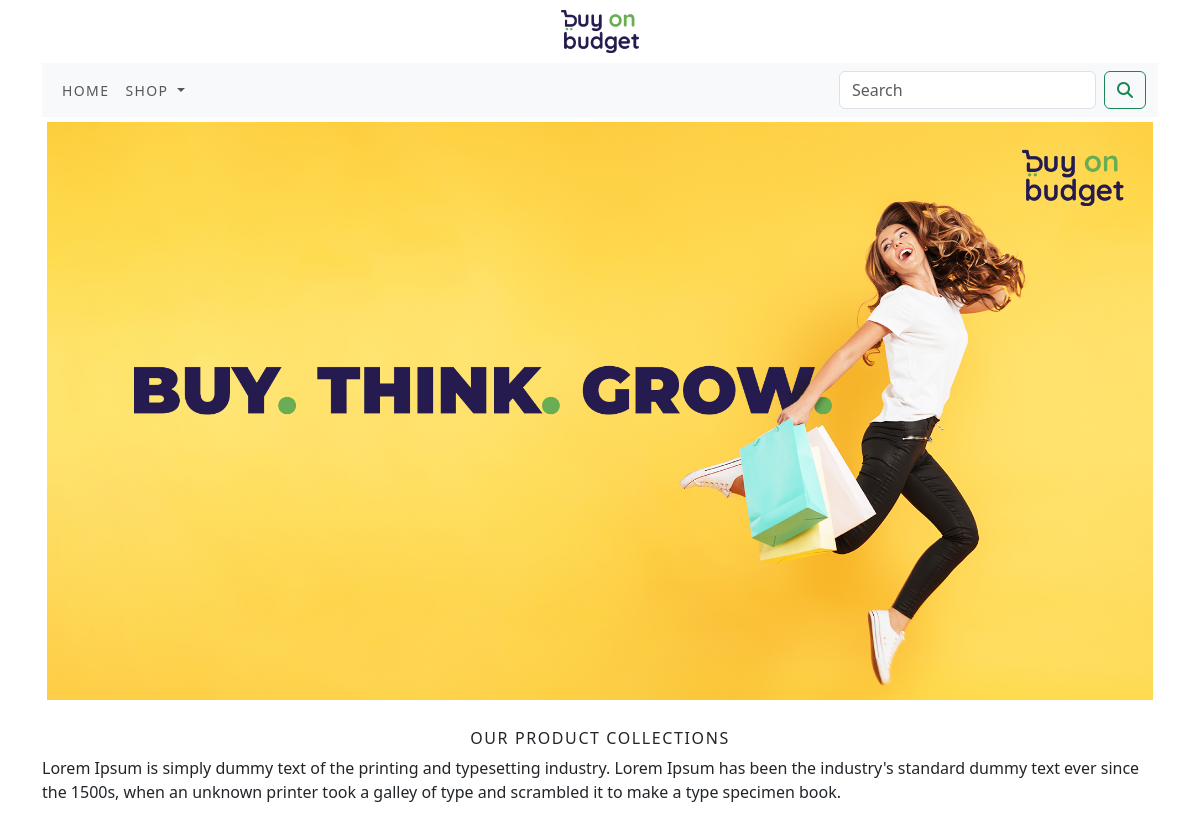
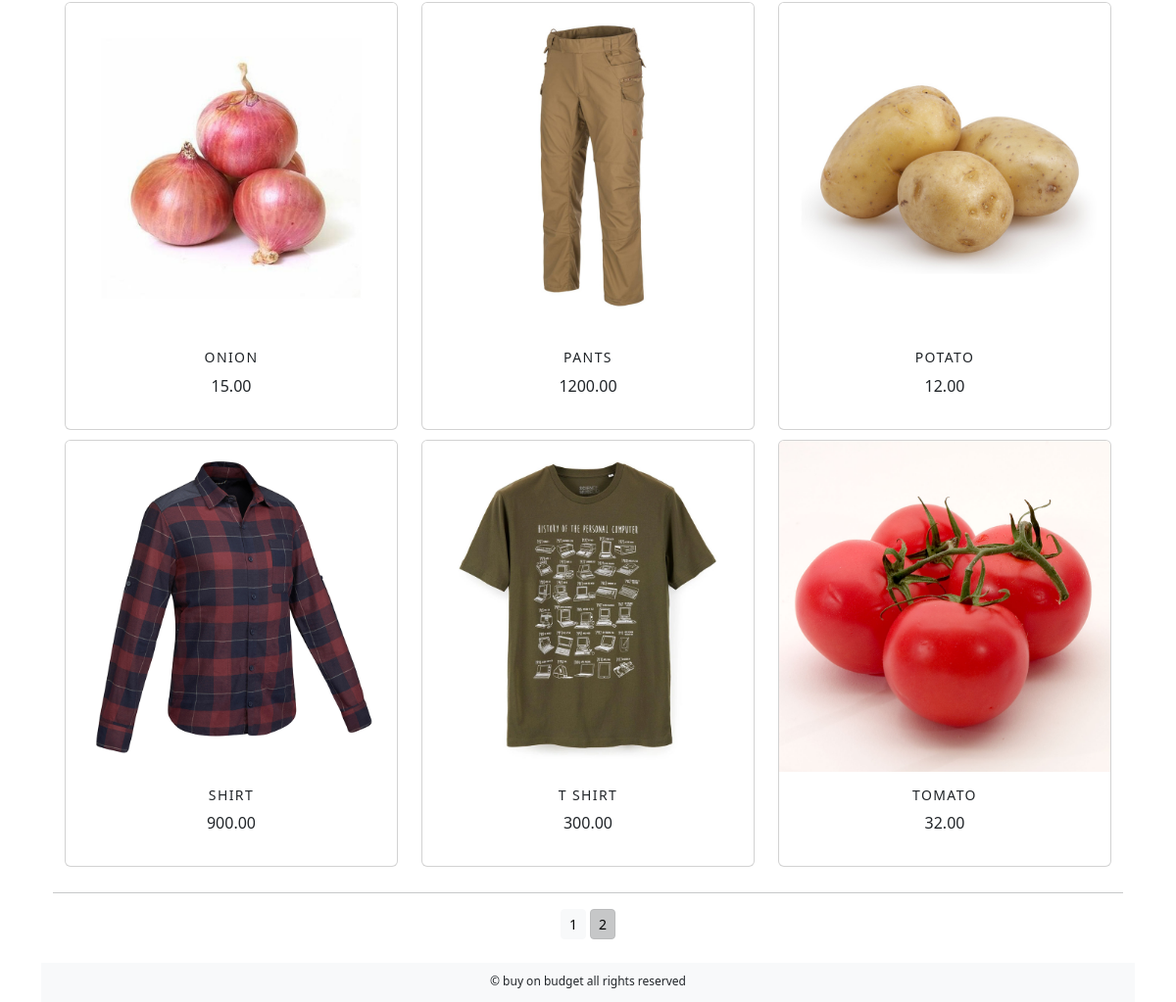
The app's page /ecommerceapp/?page=2 with its own data (2 pictures, top to bottom).
### ecommerceapp/models.py (models this page shows, shortened)
class Product(models.Model):
    name = models.CharField(max_length=250, unique=True)
    slug = models.SlugField(max_length=250, unique=True)
    description = models.TextField(blank=True)
    price = models.DecimalField(max_digits=10, decimal_places=2)
    category = models.ForeignKey(Category, on_delete=models.CASCADE)
    image = models.ImageField(upload_to='product', blank=True)
    stock = models.IntegerField()
    available = models.BooleanField(default=True)
    created = models.DateTimeField(auto_now_add=True)
    updated = models.DateTimeField(auto_now=True)
    class Meta:
        ordering = ('name',)
        verbose_name = 'product'
        verbose_name_plural = 'products'
    def get_url(self):
        return reverse('ecommerceapp:product_detail', args=[self.category.slug, self.slug])

### ecommerceapp/views.py (the view)
# urls.py: path('', views.allProdCat, name='allProdCat'),
def allProdCat(request, c_slug=None):
    c_page = None
    products_list = None
    if c_slug is not None:
        c_page = get_object_or_404(Category, slug=c_slug)
        products_list = Product.objects.all().filter(category=c_page, available=True)
    else:
        products_list = Product.objects.all().filter(available=True)
    paginator = Paginator(products_list, 6)
    try:
        page = int(request.GET.get('page', '1'))
    except:
        page = 1
    try:
        products = paginator.page(page)
    except (EmptyPage, InvalidPage):
        products = paginator.page(paginator.num_pages)
    return render(request, 'category.html', {'category': c_page, 'products': products})

### cart/context_processors.py (called while the page is built)
def counter(request):
    item_count = 0
    if 'admin' in request.path:
        return {}
    else:
        try:
            cart=Cart.objects.filter(cart_id=_cart_id(request))
            cart_items=CartItem.objects.all().filter(cart=cart[:1])
            for cart_item in cart_items:
                item_count += cart_item.quantity
        except Cart.DoesNotExist:
            item_count = 0
    return dict(item_count=item_count)

### cart/views.py (called while the page is built)
def _cart_id(request):
    cart = request.session.session_key
    if not cart:
        cart = request.session.create()
    return cart

### ecommerceapp/context_processors.py (called while the page is built)
def menu_links(request):
    links = Category.objects.all()
    return dict(links=links)

### ecommerceapp/models.py (called while the page is built)
    def get_url(self):
        return reverse('ecommerceapp:products_by_category', args=[self.slug])

### templates/category.html (shortened to what this page needs)
{% extends 'base.html' %}
{% load static %}
{% block content %}
<div class="mx-auto">
    {% if category %}
    <img class="my_img" src="{{ category.image.url }}" alt="{{ category.name }}">
</div><br>
<div>
    <h1 class="text-center my_title">{{ category.name }}</h1>
    <p class="text-justify">{{ category.description }}</p>
</div>
{% else %}
<div>
    <img class="my_img my_img_padding" src="{% static 'img/banner.jpg' %}" alt="Our products" width="100%">
</div><br>
<div>
    <h1 class="text-center my_title">Our product collections</h1>
    <p class="text-justify">Lorem Ipsum is simply dummy text of the printing and typesetting industry. Lorem Ipsum has
        been the industry's
        standard dummy text ever since the 1500s, when an unknown printer took a galley of type and scrambled it to make
        a type specimen book.</p>
</div>
{% endif %}
<div class="container">
    <div class="row mx-auto">
        {% for product in products.object_list %}
        <div class="my_bottom_margin col-9 col-sm-12 col-md-4 col-lg-4">
            <div class="card text-center" style="min-width: 18rem;">
                <a href="{{product.get_url}}"><img class="card-img-top my_img" src="{{ product.image.url }}"
                                                   alt="{{ product.name }}"
                                                   width="20%"></a>
                <div class="card-body">
                    <h4>{{ product.name }}</h4>
                    <p>{{ product.price }}</p>
                </div>
            </div>
        </div>
        {% endfor %}
    </div>
    <div class="mx-auto">
        {% if products.paginator.num_pages > 1 %}
        <hr>
        <div class="text-center">
            {% for pg in products.paginator.page_range %}
            <a href="?page={{pg}}"
               class="btn btn-light btn-sm {% if products.number == pg %} active {% endif %}">{{pg}}</a>
            {% endfor %}
        </div>
        {% endif %}
    </div>
    <br>
</div>
{% endblock %}

### static/css/custom.css (style rules this page uses)
body { font-family: 'Poppins', sans-serif; }
.my_img { width: 100%; height: auto; }
.my_title { font-size: 16px; text-transform: uppercase; letter-spacing: 0.1em; }
.my_img_padding { padding: 5px; }
.my_bottom_margin { margin-bottom: 10px; }
.card-body h4 { font-size: 14px; text-transform: uppercase; letter-spacing: 0.1em; }

### records on screen
Product: image (picture), name "ONION", price "15.00"
Product: image (picture), name "PANTS", price "1200.00"
Product: image (picture), name "POTATO", price "12.00"
Product: image (picture), name "SHIRT", price "900.00"
Product: image (picture), name "T SHIRT", price "300.00"
Product: image (picture), name "TOMATO", price "32.00"

### other values on screen
{{ pg }} "1" "2"
